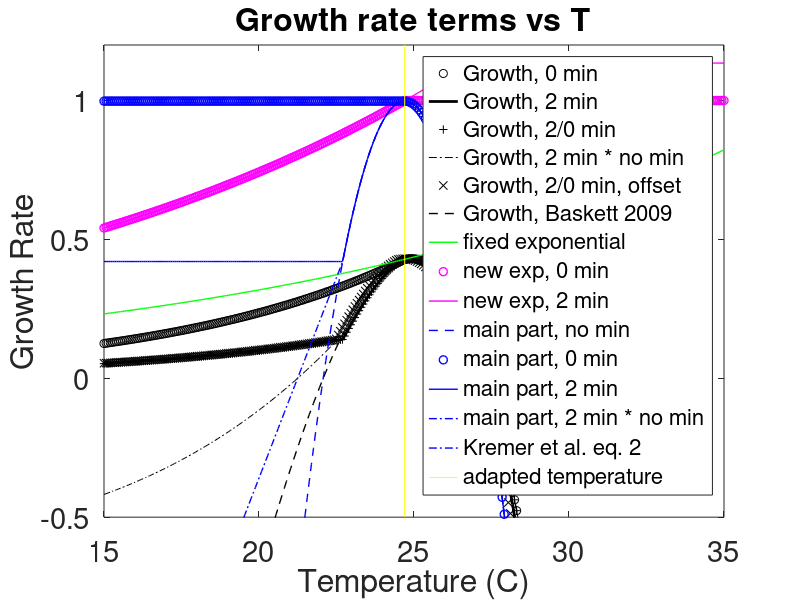

The MATLAB source for this figure:
function growthRateCurveStudy_CORAL()
% Can we do a growth curve for coral (the original plot was for symbionts)?
% Growth constants are con.G (or separately, Gm and Gb).


% Unrelated note:
% Commands like these are really handy for grabbing data from the figure on
% the screen and possibly manipulating it.
% masspop = get(gco, 'YData');
% set(gco, 'CData', cdatacopy)

    % This script is for visualizing the growth curve with representative
    % values to understand each term better
    g = 24.7;
    SelVx = 3.4627; % for massive: 2.7702;
    b = 0.0633;
    a = 1.0768/12; %0.0879;
    vg = .0025;
    EnvVx = 0.0114;
    
    % Curve is offset to the right of the adapted temperature because the
    % Norberg-Eppley exponential keeps rising.  The delta is
    offset = (-1 + sqrt(1+ b*b*2*SelVx))/b;
   

    tMin = 15; %20;
    tMax = 35; %32;
    growthScale = [-0.5 1.2];

    points = 300;
    temps = linspace(tMin, tMax, points);
    % The equation in the loop is exactly the one in timeIteration, other
    % than variable naming.
    
    % From timeIteration, June 19 2020:
    % ri(i,:) = (1- (vgi(i,:) + con.EnvVx + (min(2, gi(i,:) - temp(i))).^2) ./ (2*SelVx)) .* exp(con.b*min(2, temp(i) - gi(i,:))) * rm;
    
    rates = NaN(points, 5);
    terms = NaN(points, 8);
    rates2009 = NaN(points, 2);
    for j = 1:points
        T = temps(j);
        % Last term of Baskett 2009 eq. 3:
        rm  = a*exp(b*T); % maximum possible growth rate at optimal temp CK
        terms(j, 1) = rm;
        E = -0.300;
        alpha = -0.054;
        mu = 10.50;
        k = 8.6173e-5; % Boltzman factor, eV/K
        % log10(dry weight) is about -2.8 for dinoflagellates.  Is dry weight =
        % M?  Number from *suppinfo7.docx
        M = 0.001585; % 10^-2.8
        % why did I include this? c3 = 0.125; % Kremer et al. 2017, Table 2
        rmMTE = mu * M^alpha * exp(-E/(k*T));
        % Values range from about E+102 to E+44  ! Units?
        terms(j, 9) = rmMTE;
        
        extraExp = exp(b*min(0, T - g));
        extraExp2 = exp(b*min(2, T - g));
        terms(j, 2) = extraExp;
        terms(j, 6) = extraExp2;
        mainPart =  1- (vg + EnvVx + min(0, g - T).^2) ./ (2*SelVx);
        mainPart2 = 1- (vg + EnvVx + min(2, g - T).^2) ./ (2*SelVx);
        mainPart3 = 1- (vg + EnvVx + min(2, g - T)*(g-T)) ./ (2*SelVx);
        terms(j, 3) = mainPart; 
        terms(j, 7) = mainPart2;
        terms(j, 8) = mainPart3;
        mainNoMin = (1- (vg + EnvVx + (g - T).^2) ./ (2*SelVx));
        terms(j, 4) = mainNoMin;
        % As used in Spring 2017 code:
        r = mainPart .* extraExp * rm;
        r2 = mainPart2 .* extraExp2 * rm;
        r3 = mainPart2 .* extraExp * rm; % TRY - extra exponential NOT shifted up 2 deg.
        r4 = mainPart3 * rm; % Try different main, no extra.  6/22/2020
        
        mainPartOffset =  1- (vg + EnvVx + min(2, g - T - offset).^2) ./ (2*SelVx);
        rmOffset = a*exp(b*(T + offset)); % maximum possible growth rate at optimal temp CK
        extraExpOffset = exp(b*min(0, T + offset - g));
        r5 = mainPartOffset * rmOffset * extraExpOffset;
        
        % Baskett 2009 eq. 3
        r2009 = (1- (vg + EnvVx + (g - T).^2) ./ (2*SelVx)) * rm ;% Prevents cold water bleaching
        rates(j, 1) = r;
        rates(j, 2) = r2;
        rates(j, 3) = r3;
        rates(j, 4) = r4;
        rates(j, 5) = r5;
        rates2009(j, :) = r2009;
        
        %terms(j, 5) = extraExpDbl;
    end
    
    %specs = {'-k', '-m', '-g', 'om', '-b', '-r', '-.k', '-.m', '-.g'};
    % Use dots for Baskett, line for current (2 min), circles for 0 min
    % black = growth (all terms)
    % green = Eppley term
    % magenta = new exponential
    % blue = main eq. with no exponentials (but possibly a minimum)

    figHandle = figure();
    set(figHandle, 'color', 'w', 'OuterPosition',[60 269 1200 1000]);
    %axes1 = axes;

    xlim([tMin tMax]);

    plot(temps, rates(:,1), 'ok', 'DisplayName', 'Growth, 0 min');
    hold on;
    plot(temps, rates(:,2), '-k', 'LineWidth', 2, 'DisplayName', 'Growth, 2 min'); % rate with 2 min
    plot(temps, rates(:,3), '+k', 'DisplayName', 'Growth, 2/0 min'); % rate with 2 min in main function, zero in exponential
    plot(temps, rates(:,4), '-.k', 'DisplayName', 'Growth, 2 min * no min'); % rate with 2 min AND no min in main function, no extra exp.
    plot(temps, rates(:,5), 'xk', 'DisplayName', 'Growth, 2/0 min, offset'); % 2/0 but offset to have max growth at g
    plot(temps, rates2009(:,1), '--k', 'LineWidth', 1, 'DisplayName', 'Growth, Baskett 2009');

    plot(temps, terms(:, 1), '-g', 'LineWidth', 1, 'DisplayName', 'fixed exponential'); % rm
    plot(temps, terms(:, 2), 'om', 'LineWidth', 1, 'DisplayName', 'new exp, 0 min'); % extraExp, 0 min
    plot(temps, terms(:, 6), '-m', 'LineWidth', 1, 'DisplayName', 'new exp, 2 min'); % extraExp, 2 min
    plot(temps, terms(:, 4), '--b', 'LineWidth', 1, 'DisplayName', 'main part, no min'); % mainNoMin no min
    plot(temps, terms(:, 3), 'ob', 'LineWidth', 1, 'DisplayName', 'main part, 0 min'); % mainPart  0 min
    plot(temps, terms(:, 7), '-b', 'LineWidth', 1, 'DisplayName', 'main part, 2 min'); % mainPart2 2 min
    plot(temps, terms(:, 8), '-.b', 'LineWidth', 1, 'DisplayName', 'main part, 2 min * no min'); % mainPart2 2 min * no main (instead of squared)
    plot(temps, terms(:, 9), '-.b', 'LineWidth', 1, 'DisplayName', 'Kremer et al. eq. 2'); % mainPart2 2 min * no main (instead of squared)

    % optimum
    plot([g g], growthScale, '-y', 'DisplayName', 'adapted temperature');
    


    set(gca, 'FontSize', 21);
    t = sprintf('Growth rate terms vs T');
    title(t);
    xlabel('Temperature (C)');
    ylabel('Growth Rate');
    %set(axes1,'FontSize',21);
    %legend({'symbiont growth 0 min', 'symbiont growth 2 min', 'Baskett 2009', 'rm term', ...
    %    'new exp term', 'main equation', 'main no min', 'main 2 min', 'new exp 2 min'}, ...
    %    'Location', 'best', 'FontSize',18);
    legend('Location', 'best', 'FontSize', 16);
    % Further explanation of legend items:
    % 'symbiont growth 0' - growth equation as used from Spring 2017
    % 'symbiont growth 2' - growth equation as used in the submitted paper
    % 'Baskett 2009' - from Baskett et al. 2009
    % 'rm term' - just the exponential term used in all versions (Eppley?)
    % 'new exp term' - the new exponential term with zero minimum
    % 'main equation' - three terms summed, before they are multiplied by an exponential
    % 'main no min' - the same three terms, but with no minimum function in the third part (as in Baskett)
    % 'new exp 2b' - the new exponential, 2 minimum

    % Now just use a fixed y range
    ylim(growthScale);
        
    hold off;
end

